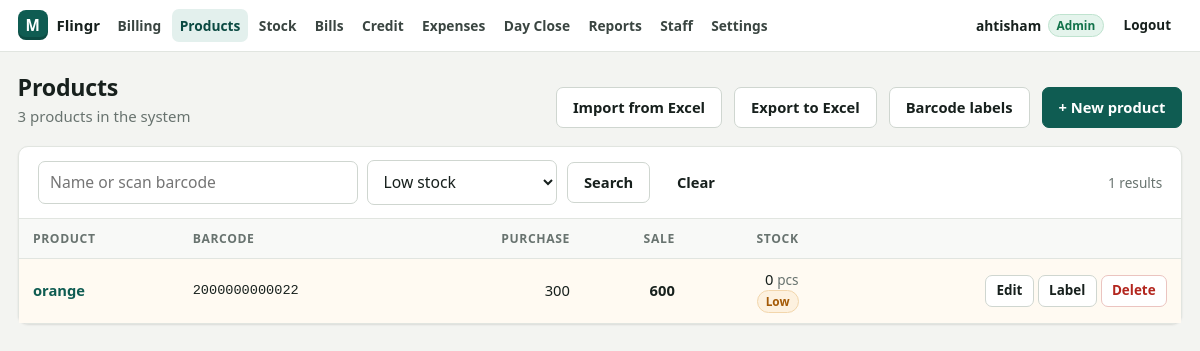
The page /products.php?f=low (signed in) on the database its author committed.
### tables this page shows
CREATE TABLE IF NOT EXISTS products (
        id INT UNSIGNED NOT NULL AUTO_INCREMENT PRIMARY KEY,
        barcode VARCHAR(64) NULL,
        name VARCHAR(190) NOT NULL,
        unit VARCHAR(10) NOT NULL DEFAULT 'pcs',
        purchase_price DECIMAL(12,2) NOT NULL DEFAULT 0,
        sale_price DECIMAL(12,2) NOT NULL DEFAULT 0,
        stock DECIMAL(12,3) NOT NULL DEFAULT 0,
        low_stock DECIMAL(12,3) NULL,
        quick_key INT NULL,
        deleted_at DATETIME NULL,
        created_at DATETIME NOT NULL,
        updated_at DATETIME NOT NULL
    );

### inc/db.php (called while the page is built, shortened)
<?php
function db(?array $override = null): PDO
{
    static $pdo = null;
    if ($pdo === null) {
        global $CONFIG;
        $pdo = make_pdo($CONFIG['db']);
    }
    return $pdo;
}
function make_pdo(array $c): PDO
{
    $opts = [
        PDO::ATTR_ERRMODE            => PDO::ERRMODE_EXCEPTION,
        PDO::ATTR_DEFAULT_FETCH_MODE => PDO::FETCH_ASSOC,
        PDO::ATTR_EMULATE_PREPARES   => false,
    ];
    $dsn = sprintf('mysql:host=%s;port=%d;dbname=%s;charset=utf8mb4',
        $c['host'] ?? 'localhost', (int)($c['port'] ?? 3306), $c['name']);
    $pdo = new PDO($dsn, $c['user'], $c['pass'], $opts);
    $pdo->exec("SET time_zone = '" . date('P') . "'");
    return $pdo;
}
function q(string $sql, array $params = []): array
{
    $st = db()->prepare($sql);
    $st->execute($params);
    return $st->fetchAll();
}
function qv(string $sql, array $params = [])
{
    $st = db()->prepare($sql);
    $st->execute($params);
    $v = $st->fetchColumn();
    return $v === false ? null : $v;
}

### inc/helpers.php (called while the page is built, shortened)
<?php
function e($v): string
{
    return htmlspecialchars((string)($v ?? ''), ENT_QUOTES, 'UTF-8');
}
function money($n): string
{
    $n = (float)$n;
    $dec = (abs($n - round($n)) < 0.005) ? 0 : 2;
    return number_format($n, $dec);
}
function qty($n): string
{
    $n = (float)$n;
    if (abs($n - round($n)) < 0.0005) {
        return (string)(int)round($n);
    }
    return rtrim(rtrim(number_format($n, 3, '.', ''), '0'), '.');
}
function setting(string $key, ?string $default = null): ?string
{
    global $SETTINGS_CACHE;
    if ($SETTINGS_CACHE === null) {
        $SETTINGS_CACHE = [];
        try {
            foreach (db()->query('SELECT k, v FROM settings') as $row) {
                $SETTINGS_CACHE[$row['k']] = $row['v'];
            }
        } catch (Throwable $e) {
        }
    }
    return $SETTINGS_CACHE[$key] ?? $default;
}
function flashes(): array
{
    $f = $_SESSION['flash'] ?? [];
    return $f;
}

### inc/products_lib.php (called while the page is built, shortened)
<?php
function low_stock_level(array $p): float
{
    return $p['low_stock'] !== null ? (float)$p['low_stock'] : (float)setting('low_stock', '5');
}

### products.php (the view, shortened to what this page needs)
<?php
require __DIR__ . '/inc/products_lib.php';
$s = trim($_GET['s'] ?? '');
$f = $_GET['f'] ?? '';
$page = max(1, (int)($_GET['page'] ?? 1));
$per = 50;
$defLow = (float)setting('low_stock', '5');
$where = ['deleted_at IS NULL'];
$params = [];
if ($f === 'low') {
    $where[] = 'stock <= COALESCE(low_stock, ?)';
    $params[] = $defLow;
} elseif ($f === 'quick') {
    $where[] = 'quick_key IS NOT NULL';
} elseif ($f === 'nobarcode') {
    $where[] = 'barcode IS NULL';
} elseif ($f === 'review') {
    $where[] = 'needs_review = 1';
}
$w = implode(' AND ', $where);
$total = (int)qv("SELECT COUNT(*) FROM products WHERE $w", $params);
$pages = max(1, (int)ceil($total / $per));
$page = min($page, $pages);
$order = $f === 'quick' ? 'quick_key, name' : 'name';
$rows = q("SELECT * FROM products WHERE $w ORDER BY $order LIMIT $per OFFSET " . (($page - 1) * $per), $params);
$all = (int)qv('SELECT COUNT(*) FROM products WHERE deleted_at IS NULL');
?>
<div class="page-head">
    <div>
        <h1>Products</h1>
        <p class="muted"><?= number_format($all) ?> products in the system</p>
    </div>
    <div class="row">
        <a class="btn" href="import.php">Import from Excel</a>
        <a class="btn" href="products.php?export=1">Export to Excel</a>
        <a class="btn" href="labels.php">Barcode labels</a>
        <a class="btn primary" href="product_form.php">+ New product</a>
    </div>
</div>
<div class="card">
    <form class="toolbar" method="get">
        <input class="input" type="search" name="s" value="<?= e($s) ?>" placeholder="Name or scan barcode" autofocus>
        <select class="input" name="f" style="max-width:190px" onchange="this.form.submit()">
            <option value="low" <?= $f === 'low' ? 'selected' : '' ?>>Low stock</option>
        </select>
        <button class="btn" type="submit">Search</button>
        <?php if ($s !== '' || $f !== ''): ?><a class="btn ghost" href="products.php">Clear</a><?php endif; ?>
        <span class="muted small"><?= number_format($total) ?> results</span>
    </form>
    <?php if (!$rows): ?>
        <div class="empty">
            <?php if ($all === 0): ?>
                <p><b>No products yet.</b></p>
                <p>Scan a product to add it, or import many at once from an Excel file.</p>
                <a class="btn primary" href="product_form.php">+ Add your first product</a>
            <?php else: ?>
                No products found.
            <?php endif; ?>
        </div>
    <?php else: ?>
    <div class="table-wrap">
        <table class="table">
            <thead><tr>
                <th>Product</th><th>Barcode</th><th class="num">Purchase</th><th class="num">Sale</th><th class="num">Stock</th><th></th>
            </tr></thead>
            <tbody>
            <?php foreach ($rows as $p):
                $low = (float)$p['stock'] <= low_stock_level($p); ?>
                <tr class="<?= $low ? 'is-low' : '' ?>">
                    <td>
                        <a href="product_form.php?id=<?= (int)$p['id'] ?>"><b><?= e($p['name']) ?></b></a>
                    </td>
                    <td class="mono small"><?= $p['barcode'] ? e($p['barcode']) : '<span class="muted">—</span>' ?></td>
                    <td class="num"><?= money($p['purchase_price']) ?></td>
                    <td class="num"><b><?= money($p['sale_price']) ?></b></td>
                    <td class="num">
                        <?= qty($p['stock']) ?> <span class="muted small"><?= e($p['unit']) ?></span>
                        <?php if ($low): ?><br><span class="badge warn">Low</span><?php endif; ?>
                    </td>
                    <td class="actions">
                        <a class="btn sm" href="product_form.php?id=<?= (int)$p['id'] ?>">Edit</a>
                        <a class="btn sm" href="labels.php?id=<?= (int)$p['id'] ?>">Label</a>
                        <form method="post" onsubmit="return confirm('<?= e(addslashes($p['name'])) ?> — delete this product?')">
                            <button class="btn sm danger-ghost" type="submit">Delete</button>
                        </form>
                    </td>
                </tr>
            <?php endforeach; ?>
            </tbody>
        </table>
    </div>
    <?php endif; ?>
</div>

### assets/css/app.css (style rules this page uses)
:root { --bg: #f3f4f1; --surface: #ffffff; --surface-2: #f8f9f7; --ink: #17201d; --ink-2: #3a4541; --muted: #68736f; --line: #e1e5e0; --line-2: #cfd6d0; --brand: #0f5c52; --brand-2: #0b4a42; --brand-soft: #e3f0ed; --accent: #e8a33d; --ok: #12724a; --ok-soft: #e4f4ec; --warn: #a45a06; --warn-soft: #fdf1df; --danger: #b3261e; --danger-soft: #fbe9e7; --radius: 10px; --radius-sm: 7px; --shadow: 0 1px 2px rgba(16, 24, 20, .06), 0 1px 3px rgba(16, 24, 20, .05); --shadow-lg: 0 18px 40px -12px rgba(16, 24, 20, .28); --font: "Segoe UI", system-ui, -apple-system, Roboto, "Helvetica Neue", Arial, sans-serif; --mono: ui-monospace, "Cascadia Mono", Consolas, "SF Mono", Menlo, monospace; }
* { box-sizing: border-box; }
html, body { margin: 0; }
body { font-family: var(--font); font-size: 15px; line-height: 1.45; color: var(--ink); background: var(--bg); -webkit-font-smoothing: antialiased; }
a { color: var(--brand); text-decoration: none; }
h1, h2, h3 { margin: 0 0 .5rem; line-height: 1.2; letter-spacing: -.01em; }
h1 { font-size: 1.45rem; }
.num, .tnum { font-variant-numeric: tabular-nums; }
.muted { color: var(--muted); }
.small { font-size: .85rem; }
.mono { font-family: var(--mono); }
.row { display: flex; gap: .75rem; align-items: center; flex-wrap: wrap; }
.btn { display: inline-flex; align-items: center; justify-content: center; gap: .4rem; font: inherit; font-weight: 600; font-size: .92rem; padding: .55rem 1rem; border-radius: var(--radius-sm); border: 1px solid var(--line-2); background: var(--surface); color: var(--ink); cursor: pointer; text-decoration: none !important; white-space: nowrap; transition: background .12s, border-color .12s, transform .05s; }
.btn.primary { background: var(--brand); border-color: var(--brand); color: #fff; }
.btn.danger-ghost { color: var(--danger); border-color: #ebc4c0; }
.btn.ghost { background: transparent; border-color: transparent; }
.btn.sm { padding: .32rem .65rem; font-size: .84rem; }
.field input, .field select, .field textarea, input.input, select.input { display: block; width: 100%; margin-top: .3rem; font: inherit; font-weight: 400; font-size: .98rem; color: var(--ink); padding: .58rem .7rem; border: 1px solid var(--line-2); border-radius: var(--radius-sm); background: #fff; }
input.input, select.input { margin-top: 0; }
.badge { display: inline-block; font-size: .74rem; font-weight: 700; padding: .12rem .5rem; border-radius: 99px; background: var(--surface-2); color: var(--ink-2); border: 1px solid var(--line); }
.badge.warn { background: var(--warn-soft); color: var(--warn); border-color: #f2d6ac; }
.page-head { display: flex; align-items: flex-end; justify-content: space-between; gap: 1rem; flex-wrap: wrap; margin-bottom: 1.1rem; }
.page-head h1 { margin: 0; }
.page-head p { margin: .25rem 0 0; }
.card { background: var(--surface); border: 1px solid var(--line); border-radius: var(--radius); box-shadow: var(--shadow); }
.table-wrap { overflow-x: auto; }
table.table { width: 100%; border-collapse: collapse; font-size: .92rem; }
.table th { text-align: left; font-size: .76rem; text-transform: uppercase; letter-spacing: .05em; color: var(--muted); font-weight: 700; padding: .65rem .9rem; background: var(--surface-2); border-bottom: 1px solid var(--line); white-space: nowrap; }
.table td { padding: .62rem .9rem; border-bottom: 1px solid var(--line); vertical-align: middle; }
.table tr:last-child td { border-bottom: 0; }
.table .num { text-align: right; font-variant-numeric: tabular-nums; white-space: nowrap; }
.table .actions { text-align: right; white-space: nowrap; }
.table .actions form { display: inline; }
tr.is-low td { background: #fffaf2; }
.toolbar { display: flex; gap: .6rem; flex-wrap: wrap; align-items: center; padding: .85rem 1.2rem; border-bottom: 1px solid var(--line); }
.toolbar .input { max-width: 320px; }

### rows shown on the page
products: name "orange", barcode "2000000000022", purchase_price "300", sale_price "600", stock "0", unit "pcs", shows "Low"

### other values the page prints
$shop "Flingr"
$label "Billing"
$label "Products"
$label "Stock"
$label "Bills"
$label "Credit"
$label "Expenses"
$label "Day Close"
$label "Reports"
$label "Staff"
$label "Settings"
$u['name'] "ahtisham"
$all "3"
$total "1"
